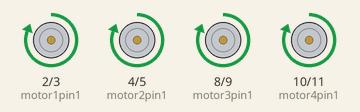
Simulated run of this sketch. Board: Arduino Uno, built with avr-gcc and run on an emulated ATmega328P. On the bench: motor-driver pin pairs drawn as motors (green arrow = first pin HIGH = forward, orange = second pin HIGH = backward, longer = more drive).

Above: at 1.2 s.
At 5.7 s:
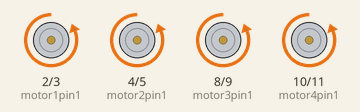
At 12.5 s:
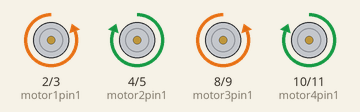
At 24.0 s:
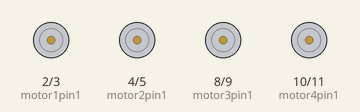
Timing chart, 0 to 26.7 s (numbered marks = the images above):
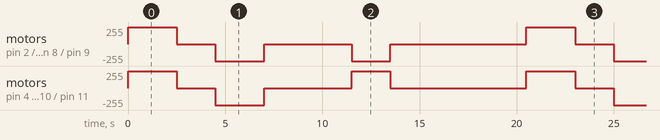

Measured:
- by itself, motor on pin 2 (motor1pin1) / pin 3 (motor1pin2), motor on pin 8 (motor3pin1) / pin 9 (motor3pin2): repeats every 20.5 s: stopped 2.0 s, backward 255/255 2.5 s, stopped 4.5 s, backward 255/255 2.0 s, stopped 7.0 s, forward 255/255 2.5 s
- by itself, motor on pin 4 (motor2pin1) / pin 5 (motor2pin2), motor on pin 10 (motor4pin1) / pin 11 (motor4pin2): repeats every 20.5 s: stopped 2.0 s, backward 255/255 2.5 s, stopped 4.5 s, forward 255/255 2.0 s, stopped 7.0 s, forward 255/255 2.5 s

The sketch:

drive_static.ino
```cpp
int motor1pin1 = 2;
int motor1pin2 = 3;

int motor2pin1 = 4;
int motor2pin2 = 5;

int motor3pin1 = 8;
int motor3pin2 = 9;

int motor4pin1 = 10;
int motor4pin2 = 11;

void setup() {
// put your setup code here, to run once:
pinMode(motor1pin1, OUTPUT);
pinMode(motor1pin2, OUTPUT);
pinMode(motor2pin1, OUTPUT);
pinMode(motor2pin2, OUTPUT);
pinMode(motor3pin1, OUTPUT);
pinMode(motor3pin2, OUTPUT);
pinMode(motor4pin1, OUTPUT);
pinMode(motor4pin2, OUTPUT);
}

void loop() {
  forward();
  stopp();
  backward();
  stopp();
  delay(2500);
  rightSpotTurn();
  stopp();
  delay(5000);
}

void forward(){
  // Vorwärtsfahren
  digitalWrite(motor1pin1, HIGH);
  digitalWrite(motor1pin2, LOW);

  digitalWrite(motor2pin1, HIGH);
  digitalWrite(motor2pin2, LOW);

  digitalWrite(motor3pin1, HIGH);
  digitalWrite(motor3pin2, LOW);

  digitalWrite(motor4pin1, HIGH);
  digitalWrite(motor4pin2, LOW);
  delay(2500);
}

void stopp(){
  //Stopp
  digitalWrite(motor1pin1, LOW);
  digitalWrite(motor1pin2, LOW);

  digitalWrite(motor2pin1, LOW);
  digitalWrite(motor2pin2, LOW);

  digitalWrite(motor3pin1, LOW);
  digitalWrite(motor3pin2, LOW);

  digitalWrite(motor4pin1, LOW);
  digitalWrite(motor4pin2, LOW);
  delay(2000);
}

void backward(){
  //Rückwärtsfahren
  digitalWrite(motor1pin1, LOW);
  digitalWrite(motor1pin2, HIGH);

  digitalWrite(motor2pin1, LOW);
  digitalWrite(motor2pin2, HIGH);

  digitalWrite(motor3pin1, LOW);
  digitalWrite(motor3pin2, HIGH);

  digitalWrite(motor4pin1, LOW);
  digitalWrite(motor4pin2, HIGH);
  delay(2500);
}

void rightSpotTurn(){
  // Rechts herum auf der Stelle drehen
  digitalWrite(motor1pin1, LOW);
  digitalWrite(motor1pin2, HIGH);

  digitalWrite(motor2pin1, HIGH);
  digitalWrite(motor2pin2, LOW);

  digitalWrite(motor3pin1, LOW);
  digitalWrite(motor3pin2, HIGH);

  digitalWrite(motor4pin1, HIGH);
  digitalWrite(motor4pin2, LOW);
  delay(2000);
}

void leftSpotTurn(){
  // Rechts herum auf der Stelle drehen
  digitalWrite(motor1pin1, HIGH);
  digitalWrite(motor1pin2, LOW);

  digitalWrite(motor2pin1, LOW);
  digitalWrite(motor2pin2, HIGH);

  digitalWrite(motor3pin1, HIGH);
  digitalWrite(motor3pin2, LOW);

  digitalWrite(motor4pin1, LOW);
  digitalWrite(motor4pin2, HIGH);
  delay(2000);
}
```
